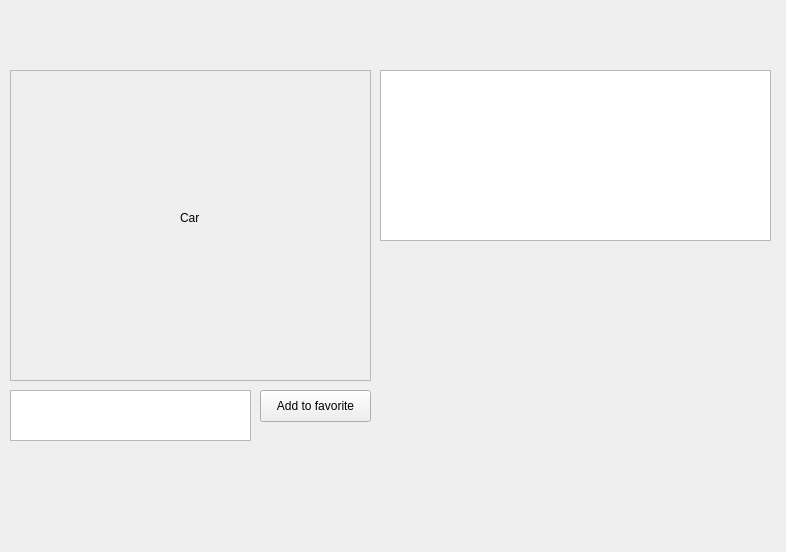
<?xml version="1.0" encoding="UTF-8"?>
<ui version="4.0">
 <class>OfferWindow</class>
 <widget class="QWidget" name="OfferWindow">
  <property name="geometry">
   <rect>
    <x>0</x>
    <y>0</y>
    <width>786</width>
    <height>552</height>
   </rect>
  </property>
  <property name="windowTitle">
   <string>Form</string>
  </property>
  <widget class="QListView" name="CarInfo">
   <property name="geometry">
    <rect>
     <x>380</x>
     <y>70</y>
     <width>391</width>
     <height>171</height>
    </rect>
   </property>
  </widget>
  <widget class="QFrame" name="CarImageFrame">
   <property name="geometry">
    <rect>
     <x>10</x>
     <y>70</y>
     <width>361</width>
     <height>311</height>
    </rect>
   </property>
   <property name="frameShape">
    <enum>QFrame::StyledPanel</enum>
   </property>
   <property name="frameShadow">
    <enum>QFrame::Raised</enum>
   </property>
   <widget class="QLabel" name="CarLabel">
    <property name="geometry">
     <rect>
      <x>170</x>
      <y>140</y>
      <width>58</width>
      <height>16</height>
     </rect>
    </property>
    <property name="text">
     <string>Car</string>
    </property>
   </widget>
  </widget>
  <widget class="QListView" name="CarName">
   <property name="geometry">
    <rect>
     <x>10</x>
     <y>390</y>
     <width>241</width>
     <height>51</height>
    </rect>
   </property>
  </widget>
  <widget class="QPushButton" name="FavoriteButton">
   <property name="geometry">
    <rect>
     <x>260</x>
     <y>390</y>
     <width>111</width>
     <height>32</height>
    </rect>
   </property>
   <property name="text">
    <string>Add to favorite</string>
   </property>
  </widget>
 </widget>
 <resources/>
 <connections/>
</ui>
